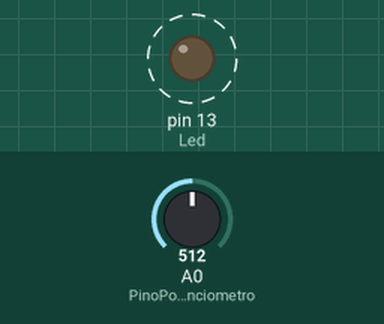
This sketch was run on a simulated Arduino Uno, built with avr-gcc and run on an emulated ATmega328P. Shown: output pins drawn as LEDs (lit = HIGH). Dashed ring = blinking. Inputs (shaded band) come from the test bench; at power-on: A0 (PinoPotenciometro) = 512.

Above: at 1.8 s.
1.9 s: A0 (PinoPotenciometro) set to 0
At 2.9 s:
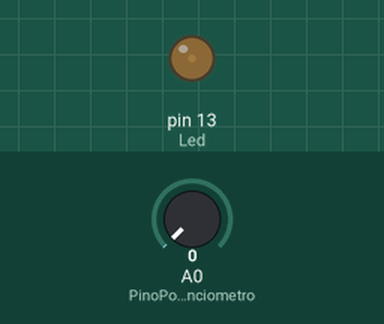
3.6 s: A0 (PinoPotenciometro) set to 122
At 3.9 s:
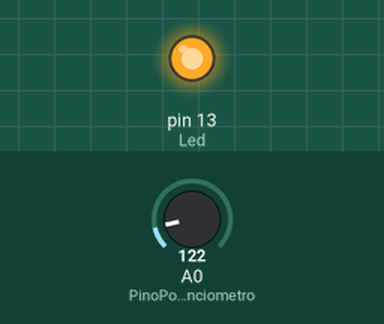
Timing chart, 0 to 13.1 s (numbered marks = the images above; inputs shaded):
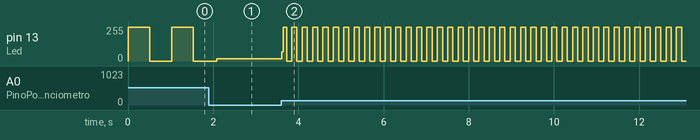

The sketch:

LabMICRelatorio2Codigo.ino
```cpp
// Definição dos pinos
const int PinoPotenciometro = A0; // Pino analógico A0 conectado ao potenciômetro
const int Led = 13; // Pino digital 13 conectado ao LED

int ValorPot = 0; // Variável para armazenar a leitura do potenciômetro

void setup() {
  // Configuração inicial dos pinos:
  pinMode(Led, OUTPUT); // Configura o pino do LED como saída
}

void loop() {
  // Leitura do valor do potenciômetro:
  ValorPot = analogRead(PinoPotenciometro); // Lê o valor analógico do potenciômetro (0 a 1023)

  // Acende o LED por um tempo proporcional ao valor lido
  digitalWrite(Led, HIGH);
  delay(ValorPot);

  // Apaga o LED pelo mesmo tempo antes de repetir o ciclo
  digitalWrite(Led, LOW);
  delay(ValorPot);

  // O código repete continuamente, ajustando o tempo do LED conforme o potenciômetro.
}
```

Measured:
- after the input at 3.6 s, pin 13 (Led): 16/255 → 68/255 at once, then moves between 0/255 and 255/255, repeating every 0.24 s
- by itself, pin 13 (Led): alternates 255/255 for 0.51 s and 0/255 for 0.51 s
